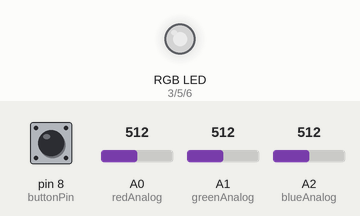
Bench run of a sketch on a simulated Arduino Uno, built with avr-gcc and run on an emulated ATmega328P. Shown: an RGB LED mixed from three pins (HIGH = lit). The test bench sets the inputs (shaded band); at power-on: pin 8 (buttonPin) LOW, A0 (redAnalog) = 512, A1 (greenAnalog) = 512, A2 (blueAnalog) = 512. Dim RGB values are drawn brighter than linear; random numbers use the default seed unless the sketch sets one.

Above: at 1.2 s.
1.3 s: pin 8 (buttonPin) pulled HIGH for 1 s
At 1.45 s:
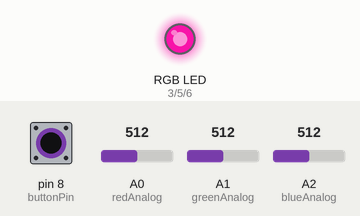
4.3 s: A0 (redAnalog) set to 716
At 5.5 s:
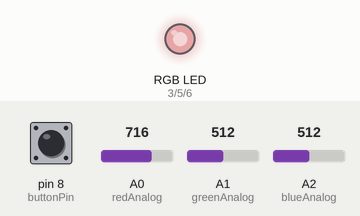
5.8 s: A1 (greenAnalog) set to 716
At 7.0 s:
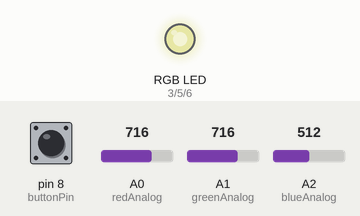
7.3 s: A2 (blueAnalog) set to 716
At 8.5 s:
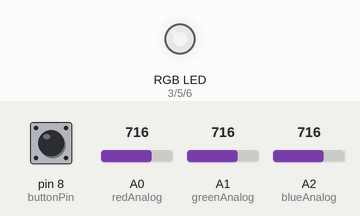
8.8 s: pin 8 (buttonPin) pulled HIGH for 0.15 s
At 8.95 s:
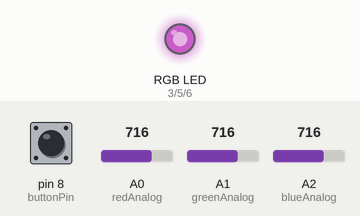
10.6 s: A0 (redAnalog) set to 900
At 11.2 s:
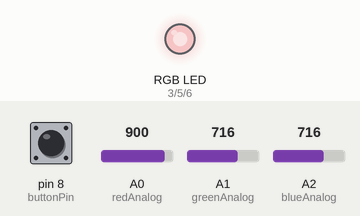
Timing chart, 0 to 13.1 s (numbered marks = the images above; inputs shaded):
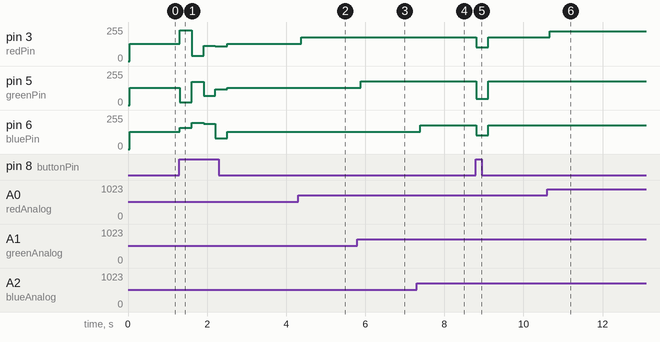

The sketch:

Potmeter_RGB.ino
```cpp
const int redPin = 3;
const int greenPin = 5;
const int bluePin = 6;

const int buttonPin = 8;

const int redAnalog = 0;
const int greenAnalog = 1;
const int blueAnalog = 2;

int red = 0;
int green = 0;
int blue = 0;

int buttonState = 0;

void setup()
  {
    pinMode(redPin , OUTPUT);
    pinMode(greenPin , OUTPUT);
    pinMode(bluePin , OUTPUT);
    pinMode(buttonPin , INPUT);
  }

void loop()
  {
    buttonState = digitalRead(buttonPin);
    if(digitalRead(buttonPin) == HIGH)
    {
      randomColor();
      delay(250);
    }

    red = analogRead(redAnalog)/4;
    green = analogRead(greenAnalog)/4;
    blue = analogRead(blueAnalog)/4;

    delay(50);

    setColor(red, green, blue);

  }

void setColor(int red, int green, int blue)
  {
    analogWrite(redPin, red);
    analogWrite(greenPin, green);
    analogWrite(bluePin, blue);
  }

  void randomColor()
  {
    analogWrite(redPin, random(255));
    analogWrite(greenPin, random(255));
    analogWrite(bluePin, random(255));
  }
```

Measured:
- after the input at 1.3 s, pin 3 (redPin): 128/255 → 232/255 at once, → 38/255 0.30 s later, → 114/255 0.30 s later, → 109/255 0.30 s later, … (5 changes in this stretch); pin 5 (greenPin): 128/255 → 19/255 at once, → 175/255 0.30 s later, → 68/255 0.30 s later, → 120/255 0.30 s later, … (5 changes in this stretch)
- after the input at 4.3 s, pin 3 (redPin): 128/255 → 179/255 after 0.08 s
- after the input at 5.8 s, pin 5 (greenPin): 128/255 → 179/255 after 0.09 s
- after the input at 7.3 s, pin 6 (bluePin): 128/255 → 179/255 after 0.10 s
- after the input at 8.8 s, pin 3 (redPin), pin 6 (bluePin): 179/255 → 102/255 at once, → 179/255 0.30 s later; pin 5 (greenPin): 179/255 → 47/255 at once, → 179/255 0.30 s later
- after the input at 10.6 s, pin 3 (redPin): 179/255 → 225/255 after 0.07 s
